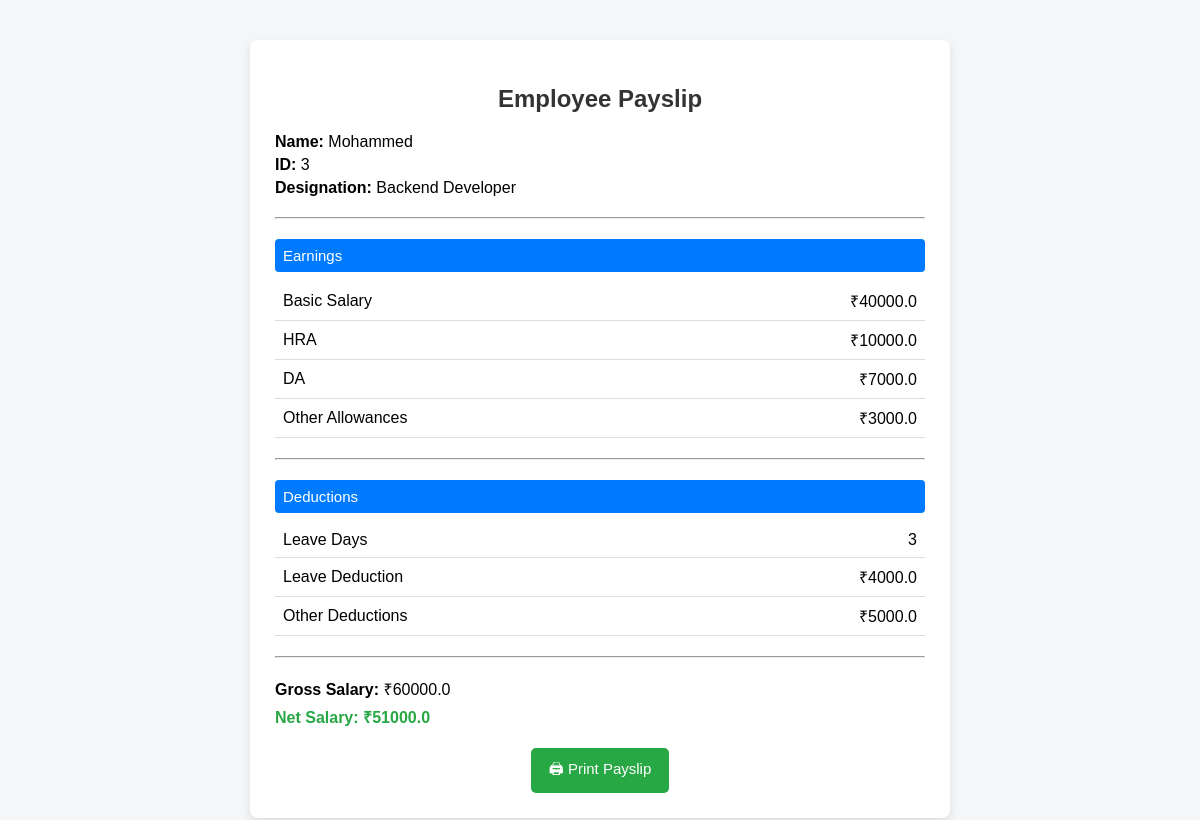
/payslip_view/3/, run on the app's committed database.
### payslip_system/models.py (models this page shows, shortened)
class Employee(models.Model):
    employee_id = models.CharField(max_length=25,unique=True)
    employee_name = models.CharField(max_length=100)
    designation = models.CharField(max_length=100)
    basic_salary = models.FloatField()

class Salary(models.Model):
    employee = models.OneToOneField(Employee,on_delete=models.CASCADE)
    hra = models.FloatField()
    da = models.FloatField()
    other_allowance = models.FloatField()
    deduction = models.FloatField()
    leave_days = models.IntegerField(default=0)
    def leave_deduction(self):
        return (self.employee.basic_salary / 30) * self.leave_days
    def gross_salary(self):
        return self.employee.basic_salary + self.hra + self.da + self.other_allowance
    def net_salary(self):
        return self.gross_salary() - self.deduction - self.leave_deduction()

### payslip_system/views.py (the view)
# urls.py: path("payslip_view/<int:emp_id>/",views.payslip_view, name='payslip_view'),
def payslip_view(request, emp_id):
    employee = get_object_or_404(Employee, id=emp_id)
    salary = get_object_or_404(Salary, employee=employee)
    return render(request, 'payslip.html', {
        'employee': employee,
        'salary': salary
    })

### payslip_system/templates/payslip.html (shortened to what this page needs)
<!DOCTYPE html>
<html lang="en">
<head>
</head>
<body>
<div class="payslip-container">
    <h2>Employee Payslip</h2>
    <div class="employee-info">
        <p><b>Name:</b> {{ employee.employee_name }}</p>
        <p><b>ID:</b> {{ employee.employee_id }}</p>
        <p><b>Designation:</b> {{ employee.designation }}</p>
    </div>
    <hr>
    <div class="section-title">Earnings</div>
    <table>
        <tr>
            <td>Basic Salary</td>
            <td class="right">₹{{ employee.basic_salary }}</td>
        </tr>
        <tr>
            <td>HRA</td>
            <td class="right">₹{{ salary.hra }}</td>
        </tr>
        <tr>
            <td>DA</td>
            <td class="right">₹{{ salary.da }}</td>
        </tr>
        <tr>
            <td>Other Allowances</td>
            <td class="right">₹{{ salary.other_allowance }}</td>
        </tr>
    </table>
    <hr>
    <div class="section-title">Deductions</div>
    <table>
        <tr>
            <td>Leave Days</td>
            <td class="right">{{ salary.leave_days }}</td>
        </tr>
        <tr>
            <td>Leave Deduction</td>
            <td class="right">₹{{ salary.leave_deduction }}</td>
        </tr>
        <tr>
            <td>Other Deductions</td>
            <td class="right">₹{{ salary.deduction }}</td>
        </tr>
    </table>
    <hr>
    <div class="summary">
        <p><b>Gross Salary:</b> ₹{{ salary.gross_salary }}</p>
        <p class="net-salary">Net Salary: ₹{{ salary.net_salary }}</p>
    </div>
    <button class="print-btn" onclick="window.print()">🖨 Print Payslip</button>
</div>
</body>
</html>

### payslip_system/templates/payslip.html (style rules this page uses)
body { font-family: Arial, sans-serif; background-color: #f4f6f8; margin: 0; padding: 0; }
.payslip-container { width: 650px; margin: 40px auto; background: #ffffff; padding: 25px; border-radius: 8px; box-shadow: 0 4px 10px rgba(0, 0, 0, 0.1); }
h2 { text-align: center; margin-bottom: 20px; color: #333; }
.employee-info p { margin: 5px 0; }
hr { margin: 20px 0; }
.section-title { background-color: #007bff; color: #ffffff; padding: 8px; border-radius: 4px; font-size: 15px; }
table { width: 100%; border-collapse: collapse; margin-top: 10px; }
table td { padding: 8px; border-bottom: 1px solid #ddd; }
.right { text-align: right; }
.summary p { font-size: 16px; margin: 6px 0; }
.net-salary { font-size: 18px; font-weight: bold; color: #28a745; }
.print-btn { display: block; margin: 20px auto 0; padding: 10px 18px; font-size: 15px; background-color: #28a745; color: white; border: none; border-radius: 5px; cursor: pointer; }

### data on the page
Employee: employee_name "Mohammed", employee_id "3", designation "Backend Developer", basic_salary "40000.0"
Salary: hra "10000.0", da "7000.0", other_allowance "3000.0", leave_days "3", leave_deduction "4000.0", deduction "5000.0", gross_salary "60000.0", net_salary "51000.0"
